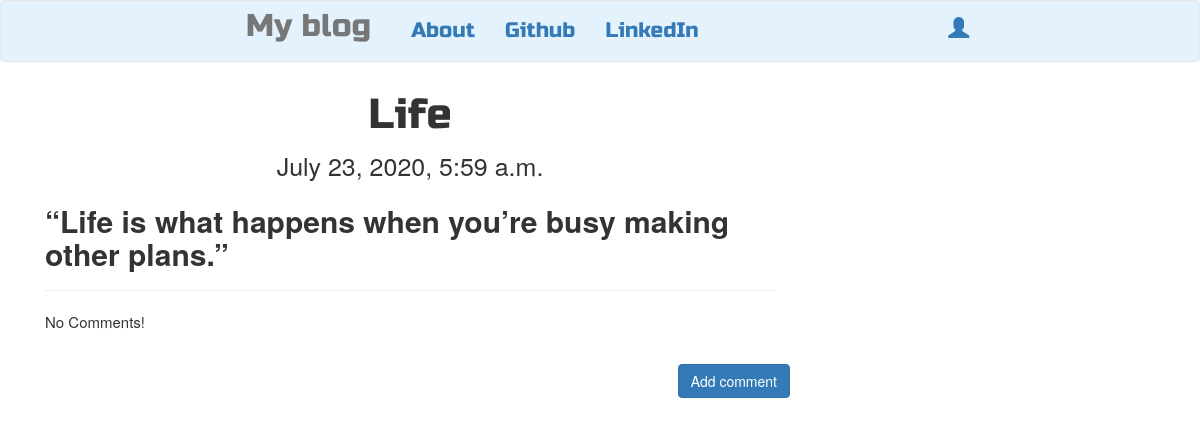
Before: /post/16 with the older database file.
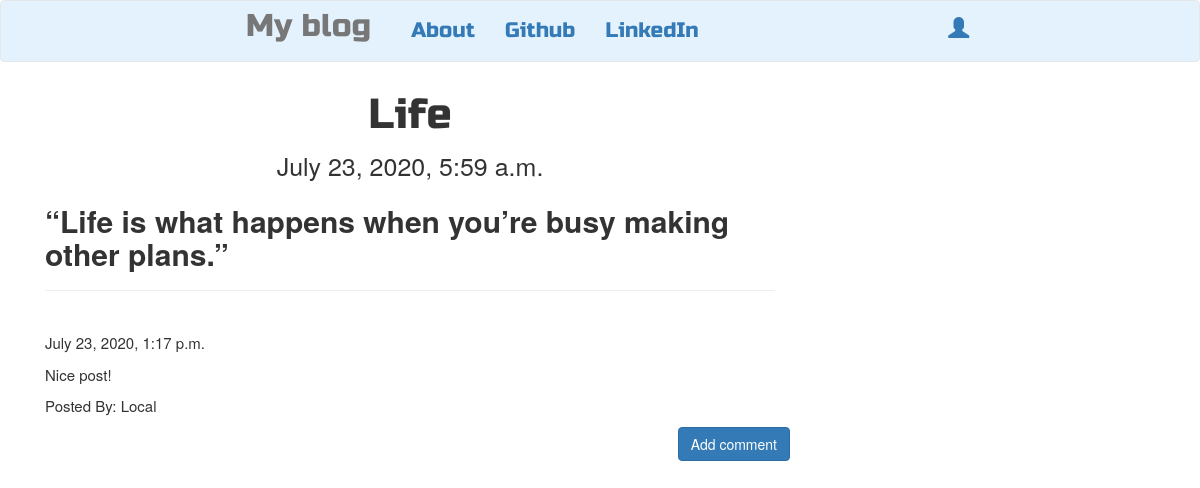
After: the same page with the newer database file.
### blog/models.py (models this page shows, shortened)
class Comment(models.Model):
    post = models.ForeignKey('blog.Post', related_name='comments',on_delete=models.CASCADE)
    author = models.CharField(max_length=200)
    text = models.TextField()
    created_date = models.DateTimeField(default=timezone.now())
    approved_comment = models.BooleanField(default=False)

### blog/views.py (the view)
# urls.py: url(r'^post/(?P<pk>\d+)$',views.PostDetailView.as_view(),name='post_detail'),
class PostDetailView(DetailView):
    model = Post

### blog/templates/blog/post_detail.html (shortened to what this page needs)
{% extends 'blog/base.html' %}
{% block content %}
<h1 class="posttitle loader">{{ post.title }}</h1>
{% if post.published_date %}
    <div class="date postdate" style="font-size:25px">
        {{post.published_date}}
    </div>
{% else %}
    <a class="btn btn-default" href="{% url 'post_publish' post.pk %}">Publish</a>
{% endif %}
<p class="postcontent">{{post.text|safe|linebreaksbr}}</p>
<hr>
<div style="font-size:15px">
    {% for comment in post.comments.all %}
    <br>
        {% if user.is_authenticated or comment.approved_comment %}
            {{comment.created_date}}
                    <p>{{comment.text|safe|linebreaks}}</p>
                    <p>Posted By: {{comment.author}}</p>
        {% endif %}
        {% empty %}
        <p>No Comments!</p><br>
    {% endfor %}
</div>
<a class="btn btn-primary btn-comment" href="{% url 'add_comment_to_post' post.pk %}">Add comment</a>
{% endblock content %}

Changed rows visible on the page:
added Comment: created_date "July 23, 2020, 1:17 p.m.", text "Nice post!", author "Local"
Other visible differences:
text no longer shown: "No Comments!"
